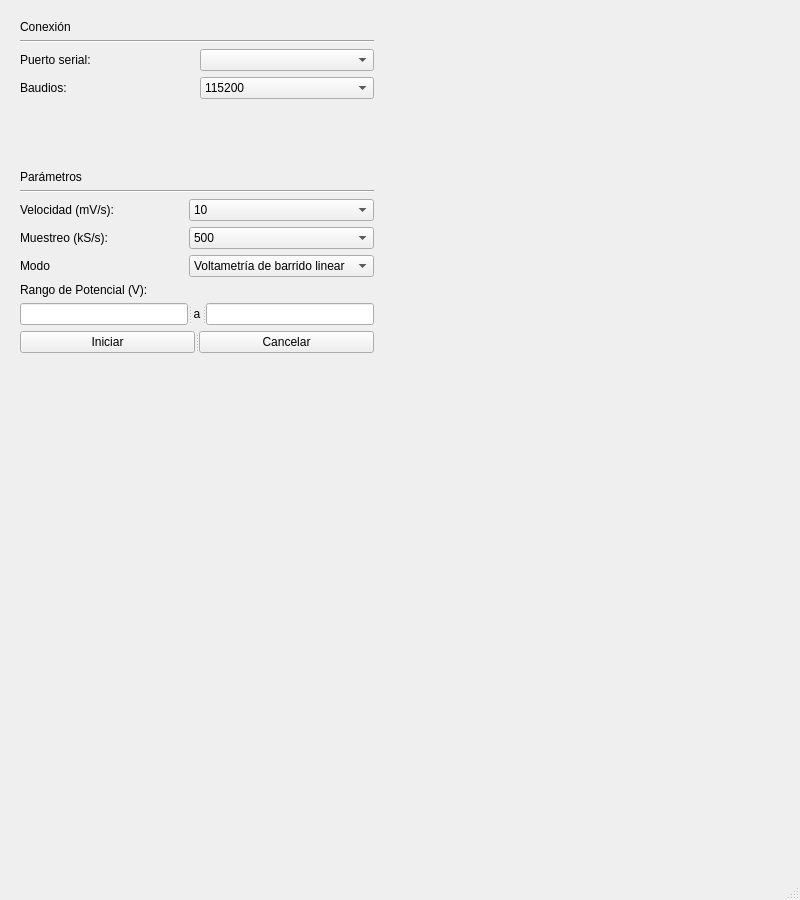
<?xml version="1.0" encoding="UTF-8"?>
<ui version="4.0">
 <class>MainWindow</class>
 <widget class="QMainWindow" name="MainWindow">
  <property name="geometry">
   <rect>
    <x>0</x>
    <y>0</y>
    <width>800</width>
    <height>900</height>
   </rect>
  </property>
  <property name="minimumSize">
   <size>
    <width>380</width>
    <height>375</height>
   </size>
  </property>
  <property name="maximumSize">
   <size>
    <width>800</width>
    <height>900</height>
   </size>
  </property>
  <property name="windowTitle">
   <string>coreSTAT</string>
  </property>
  <property name="windowIcon">
   <iconset>
    <normaloff>resources/fime-logo-1.png</normaloff>resources/fime-logo-1.png</iconset>
  </property>
  <property name="windowOpacity">
   <double>1.000000000000000</double>
  </property>
  <property name="locale">
   <locale language="Spanish" country="LatinAmerica"/>
  </property>
  <widget class="QWidget" name="centralwidget">
   <widget class="PlotWidget" name="currentwidget" native="true">
    <property name="geometry">
     <rect>
      <x>20</x>
      <y>370</y>
      <width>761</width>
      <height>481</height>
     </rect>
    </property>
   </widget>
   <widget class="PlotWidget" name="potentialwidget" native="true">
    <property name="geometry">
     <rect>
      <x>390</x>
      <y>20</y>
      <width>391</width>
      <height>331</height>
     </rect>
    </property>
   </widget>
   <widget class="QWidget" name="layoutWidget">
    <property name="geometry">
     <rect>
      <x>20</x>
      <y>20</y>
      <width>354</width>
      <height>333</height>
     </rect>
    </property>
    <layout class="QVBoxLayout" name="verticalLayout">
     <item>
      <widget class="QLabel" name="connectionsectiontitlelabel">
       <property name="text">
        <string>Conexión</string>
       </property>
      </widget>
     </item>
     <item>
      <widget class="Line" name="line">
       <property name="orientation">
        <enum>Qt::Horizontal</enum>
       </property>
      </widget>
     </item>
     <item>
      <layout class="QGridLayout" name="gridLayout">
       <item row="0" column="0">
        <widget class="QLabel" name="portlabel">
         <property name="text">
          <string>Puerto serial:</string>
         </property>
        </widget>
       </item>
       <item row="0" column="1">
        <widget class="QComboBox" name="portcomboBox"/>
       </item>
       <item row="1" column="0">
        <widget class="QLabel" name="baudratelabel">
         <property name="text">
          <string>Baudios:</string>
         </property>
        </widget>
       </item>
       <item row="1" column="1">
        <widget class="QComboBox" name="baudratecomboBox">
         <item>
          <property name="text">
           <string>115200</string>
          </property>
         </item>
         <item>
          <property name="text">
           <string>57600</string>
          </property>
         </item>
         <item>
          <property name="text">
           <string>19200</string>
          </property>
         </item>
        </widget>
       </item>
      </layout>
     </item>
     <item>
      <spacer name="verticalSpacer">
       <property name="orientation">
        <enum>Qt::Vertical</enum>
       </property>
       <property name="sizeHint" stdset="0">
        <size>
         <width>308</width>
         <height>18</height>
        </size>
       </property>
      </spacer>
     </item>
     <item>
      <widget class="QLabel" name="parameterssectionlabel">
       <property name="text">
        <string>Parámetros</string>
       </property>
      </widget>
     </item>
     <item>
      <widget class="Line" name="line_2">
       <property name="orientation">
        <enum>Qt::Horizontal</enum>
       </property>
      </widget>
     </item>
     <item>
      <layout class="QGridLayout" name="gridLayout_2">
       <item row="0" column="0">
        <widget class="QLabel" name="speedlabel">
         <property name="text">
          <string>Velocidad (mV/s):</string>
         </property>
        </widget>
       </item>
       <item row="3" column="0">
        <widget class="QLabel" name="samplinglabel">
         <property name="text">
          <string>Muestreo (kS/s):</string>
         </property>
        </widget>
       </item>
       <item row="4" column="0">
        <widget class="QLabel" name="modelabel">
         <property name="text">
          <string>Modo</string>
         </property>
        </widget>
       </item>
       <item row="4" column="1">
        <widget class="QComboBox" name="modecomboBox">
         <item>
          <property name="text">
           <string>Voltametría de barrido linear</string>
          </property>
         </item>
         <item>
          <property name="text">
           <string>Voltametría cíclica</string>
          </property>
         </item>
        </widget>
       </item>
       <item row="0" column="1">
        <widget class="QComboBox" name="speedcomboBox">
         <item>
          <property name="text">
           <string>10</string>
          </property>
         </item>
         <item>
          <property name="text">
           <string>20</string>
          </property>
         </item>
         <item>
          <property name="text">
           <string>50</string>
          </property>
         </item>
         <item>
          <property name="text">
           <string>100</string>
          </property>
         </item>
         <item>
          <property name="text">
           <string>200</string>
          </property>
         </item>
         <item>
          <property name="text">
           <string>250</string>
          </property>
         </item>
         <item>
          <property name="text">
           <string>300</string>
          </property>
         </item>
         <item>
          <property name="text">
           <string>400</string>
          </property>
         </item>
         <item>
          <property name="text">
           <string>500</string>
          </property>
         </item>
        </widget>
       </item>
       <item row="3" column="1">
        <widget class="QComboBox" name="samplingcomboBox">
         <item>
          <property name="text">
           <string>500</string>
          </property>
         </item>
         <item>
          <property name="text">
           <string>800</string>
          </property>
         </item>
         <item>
          <property name="text">
           <string>1000</string>
          </property>
         </item>
         <item>
          <property name="text">
           <string>1200</string>
          </property>
         </item>
         <item>
          <property name="text">
           <string>1400</string>
          </property>
         </item>
        </widget>
       </item>
      </layout>
     </item>
     <item>
      <widget class="QLabel" name="vrangelabel">
       <property name="text">
        <string>Rango de Potencial (V):</string>
       </property>
      </widget>
     </item>
     <item>
      <widget class="QSplitter" name="splitter_2">
       <property name="orientation">
        <enum>Qt::Horizontal</enum>
       </property>
       <widget class="QLineEdit" name="lowerrangelineEdit"/>
       <widget class="QLabel" name="label">
        <property name="layoutDirection">
         <enum>Qt::LeftToRight</enum>
        </property>
        <property name="text">
         <string>a</string>
        </property>
        <property name="alignment">
         <set>Qt::AlignCenter</set>
        </property>
       </widget>
       <widget class="QLineEdit" name="upperrangelineEdit"/>
      </widget>
     </item>
     <item>
      <widget class="QSplitter" name="splitter">
       <property name="orientation">
        <enum>Qt::Horizontal</enum>
       </property>
       <widget class="QPushButton" name="startButton">
        <property name="text">
         <string>Iniciar</string>
        </property>
       </widget>
       <widget class="QPushButton" name="cancelButton">
        <property name="text">
         <string>Cancelar</string>
        </property>
       </widget>
      </widget>
     </item>
    </layout>
   </widget>
  </widget>
  <widget class="QStatusBar" name="statusbar"/>
 </widget>
 <customwidgets>
  <customwidget>
   <class>PlotWidget</class>
   <extends>QWidget</extends>
   <header>pyqtgraph</header>
   <container>1</container>
  </customwidget>
 </customwidgets>
 <resources/>
 <connections/>
</ui>
